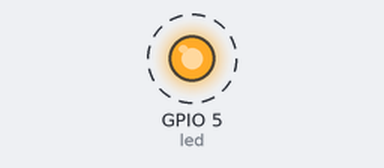
Simulated run of this program. Board: ESP32 board running MicroPython. Parts: output pins drawn as LEDs (lit = HIGH). Dashed ring = blinking.

Above: at 0.05 s.
Timing chart, 0 to 3.0 s (numbered marks = the images above):
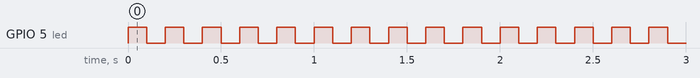

The program:

led_blink_demo-1.py
```python
#############################################################
# LED blink Demo 1
# Date: 2020-04-18
#############################################################

from machine import Pin
import utime as time

LED_OFF  = 1 # 1=OFF, 0=ON
LED_GPIO = 5 # use GPIO5 for LED output

def main_loop( led ):
    while True:
        # read, modify (toggle), write LED state
        led.value( not led.value() )
        # delay for 0.1 seconds
        time.sleep_ms( 100 )

try:
    # create a LED object for LED output
    led = Pin( LED_GPIO, Pin.OUT )
    # enter main loop (press Ctrl+C to stop)
    main_loop( led )
except KeyboardInterrupt:
    pass
finally:
    led.value( LED_OFF ) # turn off LED

#############################################################
    
```

Measured:
- by itself, GPIO 5 (led): alternates HIGH for 0.10 s and LOW for 0.10 s
